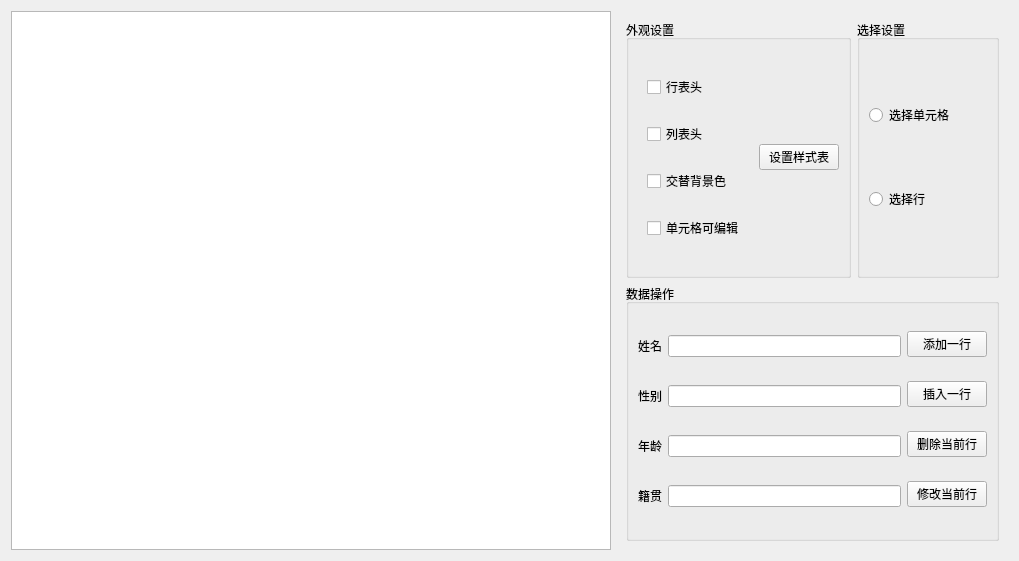
<?xml version="1.0" encoding="UTF-8"?>
<ui version="4.0">
 <class>Widget</class>
 <widget class="QWidget" name="Widget">
  <property name="geometry">
   <rect>
    <x>0</x>
    <y>0</y>
    <width>1019</width>
    <height>561</height>
   </rect>
  </property>
  <property name="windowTitle">
   <string>Widget</string>
  </property>
  <layout class="QHBoxLayout" name="horizontalLayout_4">
   <item>
    <widget class="QTableWidget" name="tableStudent">
     <property name="minimumSize">
      <size>
       <width>600</width>
       <height>0</height>
      </size>
     </property>
    </widget>
   </item>
   <item>
    <widget class="QWidget" name="widget" native="true">
     <layout class="QVBoxLayout" name="verticalLayout_4">
      <item>
       <widget class="QWidget" name="widget_2" native="true">
        <layout class="QHBoxLayout" name="horizontalLayout_3">
         <property name="leftMargin">
          <number>0</number>
         </property>
         <property name="topMargin">
          <number>0</number>
         </property>
         <property name="rightMargin">
          <number>0</number>
         </property>
         <property name="bottomMargin">
          <number>0</number>
         </property>
         <item>
          <widget class="QGroupBox" name="groupBox">
           <property name="title">
            <string>外观设置</string>
           </property>
           <layout class="QHBoxLayout" name="horizontalLayout_2">
            <item>
             <widget class="QWidget" name="widget_3" native="true">
              <layout class="QVBoxLayout" name="verticalLayout_2">
               <item>
                <widget class="QCheckBox" name="checkHHeader">
                 <property name="text">
                  <string>行表头</string>
                 </property>
                </widget>
               </item>
               <item>
                <widget class="QCheckBox" name="checkVHeader">
                 <property name="text">
                  <string>列表头</string>
                 </property>
                </widget>
               </item>
               <item>
                <widget class="QCheckBox" name="checkAltemate">
                 <property name="text">
                  <string>交替背景色</string>
                 </property>
                </widget>
               </item>
               <item>
                <widget class="QCheckBox" name="checkEditCell">
                 <property name="text">
                  <string>单元格可编辑</string>
                 </property>
                </widget>
               </item>
              </layout>
             </widget>
            </item>
            <item>
             <widget class="QPushButton" name="btnStyleSheet">
              <property name="text">
               <string>设置样式表</string>
              </property>
             </widget>
            </item>
           </layout>
          </widget>
         </item>
         <item>
          <widget class="QGroupBox" name="groupBox_2">
           <property name="title">
            <string>选择设置</string>
           </property>
           <layout class="QVBoxLayout" name="verticalLayout_3">
            <item>
             <widget class="QRadioButton" name="radioCell">
              <property name="text">
               <string>选择单元格</string>
              </property>
             </widget>
            </item>
            <item>
             <widget class="QRadioButton" name="radioRow">
              <property name="text">
               <string>选择行</string>
              </property>
             </widget>
            </item>
           </layout>
          </widget>
         </item>
        </layout>
       </widget>
      </item>
      <item>
       <widget class="QGroupBox" name="groupBox_3">
        <property name="title">
         <string>数据操作</string>
        </property>
        <layout class="QHBoxLayout" name="horizontalLayout">
         <item>
          <layout class="QGridLayout" name="gridLayout">
           <item row="0" column="0">
            <widget class="QLabel" name="label">
             <property name="text">
              <string>姓名</string>
             </property>
            </widget>
           </item>
           <item row="2" column="1">
            <widget class="QLineEdit" name="lineAge"/>
           </item>
           <item row="0" column="1">
            <widget class="QLineEdit" name="lineName"/>
           </item>
           <item row="1" column="1">
            <widget class="QLineEdit" name="lineGender"/>
           </item>
           <item row="3" column="1">
            <widget class="QLineEdit" name="lineProvince"/>
           </item>
           <item row="1" column="0">
            <widget class="QLabel" name="label_2">
             <property name="text">
              <string>性别</string>
             </property>
            </widget>
           </item>
           <item row="2" column="0">
            <widget class="QLabel" name="label_3">
             <property name="text">
              <string>年龄</string>
             </property>
            </widget>
           </item>
           <item row="3" column="0">
            <widget class="QLabel" name="label_4">
             <property name="text">
              <string>籍贯</string>
             </property>
            </widget>
           </item>
          </layout>
         </item>
         <item>
          <layout class="QVBoxLayout" name="verticalLayout">
           <item>
            <widget class="QPushButton" name="btnAdd">
             <property name="text">
              <string>添加一行</string>
             </property>
            </widget>
           </item>
           <item>
            <widget class="QPushButton" name="btnInsert">
             <property name="text">
              <string>插入一行</string>
             </property>
            </widget>
           </item>
           <item>
            <widget class="QPushButton" name="btnDel">
             <property name="text">
              <string>删除当前行</string>
             </property>
            </widget>
           </item>
           <item>
            <widget class="QPushButton" name="btnUpdate">
             <property name="text">
              <string>修改当前行</string>
             </property>
            </widget>
           </item>
          </layout>
         </item>
        </layout>
       </widget>
      </item>
     </layout>
    </widget>
   </item>
  </layout>
 </widget>
 <resources/>
 <connections/>
</ui>
